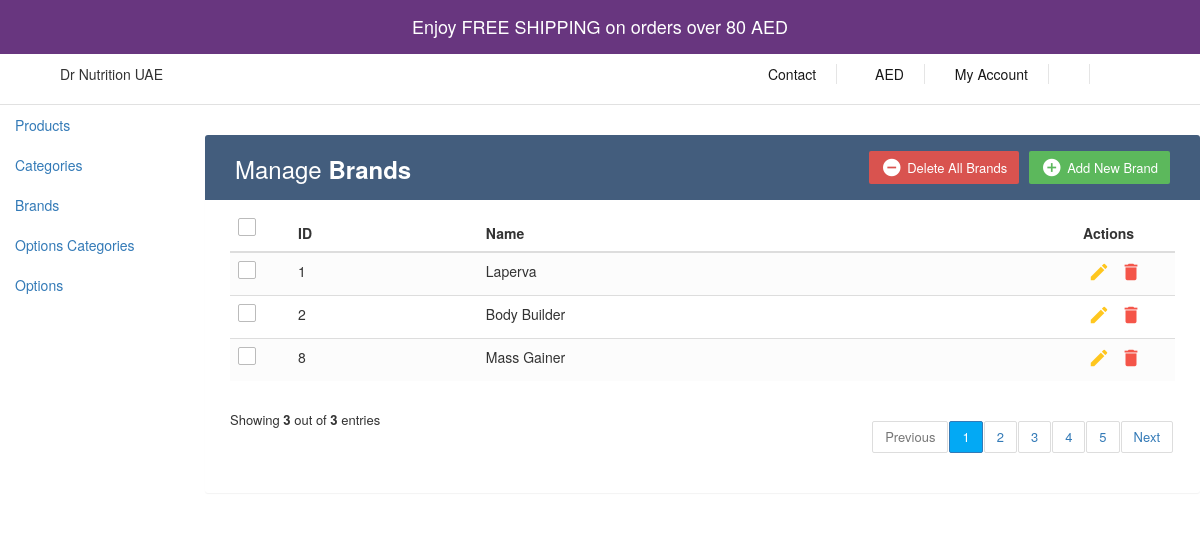
Screenshot of /admin/brands.php with the database file from the repository.
### tables this page shows
CREATE TABLE `brands` (
  `brand_id` int(11) NOT NULL,
  `brand_name` varchar(255) NOT NULL
);

### product.php (called while the page is built, shortened)
<?php
class Brand{
    private $conn;
    public function __construct($db) {
        $this->conn = $db;
    }
public function getAllBrands() {
    $query = "SELECT * FROM brands";
    $result = $this->conn->query($query);
        $brands = [];
        $count=0;
        if ($result->num_rows > 0) {
            while ($row = $result->fetch_assoc()) {
                $brands[] = $row;
                $count++;
            }
        }
        return ['brands' => $brands, 'count' => $count];
}
}
?>

### admin/brands.php (the view, shortened to what this page needs)
<?php
require '../product.php';
$conn = new mysqli("localhost", "root", "", "logindb");
$brand = new Brand($conn);
?>
<!DOCTYPE html>
<html lang="en">
<head>
<link rel="stylesheet" href="../css/all.css">
<link rel="stylesheet" href="https://maxcdn.bootstrapcdn.com/font-awesome/4.7.0/css/font-awesome.min.css">
<link rel="stylesheet" href="https://maxcdn.bootstrapcdn.com/bootstrap/3.3.7/css/bootstrap.min.css">
<link rel="stylesheet" href="https://cdnjs.cloudflare.com/ajax/libs/font-awesome/5.15.3/css/all.min.css" />
<body>
<section class="free_shipping_alert">
        <div>Enjoy FREE SHIPPING on orders over 80 AED</div>
    </section>
    <section class="top-nav-bar">
            <div class="top-nav">
                <div class="row justify-content-between">
                    <div class="col-lg-6">
                    <div class="top-nav-left d-none d-lg-block">
                        <span>Dr Nutrition UAE</span>
                    </div>
                    </div>
                    <div class="col-lg-6">
                    <div class="top-nav-right">
                        <ul class="list-inline top-nav-right-list">
                            <li>
                                <a title="Contact" href="#">
                                    <i class="fa-solid fa-phone" style="color: #68367f; margin-right: 10px;"></i>
                                    Contact
                                </a>
                            </li>
                            <li>
                                <a title="AED" href="">
                                    <i class="fa-solid fa-money-bill " style="color: #68367f; margin-right: 10px;"></i>
                                    AED
                                </a>
                            </li>
                            <li>
                                <a  title="Login" data-bs-toggle="modal" data-bs-target="#exampleModal"  href="">
                                    My Account
                                </a>
                            </li>
                        <li>
                    </ul>
                </div>
            </div>
        </div>
    </div>
</section>
	<div class="row">
            <nav id="sidebar" class="col-md-3 col-lg-2 d-md-block bg-light sidebar">
                <div class="position-sticky">
                    <ul class="nav flex-column">
                        <li class="nav-item">
                            <a class="nav-link active" href="products.php">
                                Products
                            </a>
                        </li>
                        <li class="nav-item">
                            <a class="nav-link" href="categories.php">
                                Categories
                            </a>
                        </li>
						<li class="nav-item">
                            <a class="nav-link" href="brands.php">
                                Brands
                            </a>
                        </li>
                        <li class="nav-item">
                            <a class="nav-link" href="options_categories.php">
                                Options Categories
                            </a>
                        </li>
						<li class="nav-item">
                            <a class="nav-link" href="options.php">
                                Options
                            </a>
                        </li>
                    </ul>
                </div>
            </nav>
			<main class="col-md-9 ms-sm-auto col-lg-10 px-md-4">
        	<div class="table-wrapper">
            <div class="table-title">
                <div class="row">
                    <div class="col-sm-6">
						<h2>Manage <b>Brands</b></h2>
					</div>
					<div class="col-sm-6">
						<a href="#addBrandModal" class="btn btn-success" data-toggle="modal"><i class="material-icons">&#xE147;</i> <span>Add New Brand</span></a>
						<a href="#deleteBrandModal" class="btn btn-danger" data-toggle="modal"><i class="material-icons">&#xE15C;</i> <span>Delete All Brands</span></a>
					</div>
                </div>
            </div>
            <table class="table table-striped table-hover">
                <thead>
                    <tr>
						<th>
							<span class="custom-checkbox">
								<label for="selectAll"></label>
							</span>
						</th>
                        <th>ID</th>
                        <th>Name</th>
                        <th>Actions</th>
                    </tr>
                </thead>
                <tbody>
                    <?php
                    $brandData = $brand->getAllBrands();
                    $allBrands = $brandData['brands'];
                    $brandCount = $brandData['count'];
                    foreach ($allBrands as $brand){
						echo '<tr id="' .$brand['brand_id']. '">';
						echo '<td>';
                        echo '<span class="custom-checkbox">';
								echo '<label for="checkbox'.$brand['brand_id'].'"></label>';
							echo '</span>';
						echo '</td>';
                        echo '<td>'.$brand['brand_id'].'</td>' ;
                        echo'<td>'.$brand['brand_name'].'</td>';
						echo '<td>';
                            echo '<a href="brands.php?showEditModal=1&id='.$brand['brand_id'].'" data-id="'.$brand['brand_id'].'" class="edit" data-toggle="modal"><i class="material-icons" data-toggle="tooltip" title="Edit">&#xE254;</i></a>';
                            echo '<a href="brands.php?showDeleteModal=1&id='.$brand['brand_id'].'"class="delete" data-toggle="modal"><i class="material-icons" data-toggle="tooltip" title="Delete">&#xE872;</i></a>';
                        echo '</td>';
                    echo '</tr>';
                    }
                    ?>
                </tbody>
            </table>
			<div class="clearfix">
                <div class="hint-text">Showing <b><?php echo $brandCount?></b> out of <b><?php echo $brandCount?></b> entries</div>
                <ul class="pagination">
                    <li class="page-item disabled"><a href="#">Previous</a></li>
                    <li class="page-item active"><a href="#" class="page-link">1</a></li>
                    <li class="page-item"><a href="#" class="page-link">2</a></li>
                    <li class="page-item "><a href="#" class="page-link">3</a></li>
                    <li class="page-item"><a href="#" class="page-link">4</a></li>
                    <li class="page-item"><a href="#" class="page-link">5</a></li>
                    <li class="page-item"><a href="#" class="page-link">Next</a></li>
                </ul>
            </div>
        </div>
		</main>
    </div>
</body>
</html>

### css/all.css (style rules this page uses)
body { margin: 0; background-color: white; }
a { text-decoration: none!important; }
.free_shipping_alert { background: #68367f; color: #fff; text-align: center; padding: 14px; font-size: 18px; background-image: url(https://drnutrition.com/themes/storefront/public/images/wave.svg); background-position: 50%; background-size: cover; }
.top-nav { border-bottom: 1px solid #e1e1e1 ; padding: 10px 0% 10px 5%; }
.top-nav .top-nav-right-list { display: -webkit-box; display: flex; -webkit-box-pack: center; justify-content: center; flex-wrap: wrap; }
.top-nav .top-nav-right-list>li:first-child { padding-left: 0; }
.top-nav .top-nav-right-list>li { border-right: 1px solid #e5e5e5; display: inline-block; padding: 0 20px; }
.top-nav .top-nav-right-list>li>a { display: block; color: #191919; }
body { color: #566787; background: #f5f5f5; font-family: 'Varela Round', sans-serif; font-size: 13px; }
.table-wrapper { background: #fff; padding: 20px 25px; margin: 30px 0; border-radius: 3px; box-shadow: 0 1px 1px rgba(0,0,0,.05); }
.table-title { padding-bottom: 15px; background: #435d7d; color: #fff; padding: 16px 30px; margin: -20px -25px 10px; border-radius: 3px 3px 0 0; }
.table-title h2 { margin: 5px 0 0; font-size: 24px; }
.table-title .btn { color: #fff; float: right; font-size: 13px; border: none; min-width: 50px; border-radius: 2px; border: none; outline: none !important; margin-left: 10px; }
.table-title .btn i { float: left; font-size: 21px; margin-right: 5px; }
.table-title .btn span { float: left; margin-top: 2px; }
table.table tr th, table.table tr td { border-color: #e9e9e9; padding: 12px 15px; vertical-align: middle; }
table.table tr th:first-child { width: 60px; }
table.table tr th:last-child { width: 100px; }
table.table-striped tbody tr:nth-of-type(odd) { background-color: #fcfcfc; }
table.table td:last-child i { opacity: 0.9; font-size: 22px; margin: 0 5px; }
table.table td a { font-weight: bold; color: #566787; display: inline-block; text-decoration: none; outline: none !important; }
table.table td a.edit { color: #FFC107; }
table.table td a.delete { color: #F44336; }
table.table td i { font-size: 19px; }
.pagination { float: right; margin: 0 0 5px; }
.pagination li a { border: none; font-size: 13px; min-width: 30px; min-height: 30px; color: #999; margin: 0 2px; line-height: 30px; border-radius: 2px !important; text-align: center; padding: 0 6px; }
.pagination li.active a, .pagination li.active a.page-link { background: #03A9F4; }
.hint-text { float: left; margin-top: 10px; font-size: 13px; }
.custom-checkbox { position: relative; }
.custom-checkbox label:before { width: 18px; height: 18px; }
.custom-checkbox label:before { content: ''; margin-right: 10px; display: inline-block; vertical-align: text-top; background: white; border: 1px solid #bbb; border-radius: 2px; box-sizing: border-box; z-index: 2; }

### rows the page displays
brands: brand_id "1", brand_name "Laperva"
brands: brand_id "2", brand_name "Body Builder"
brands: brand_id "8", brand_name "Mass Gainer"

### other values shown
$brandCount "3"
